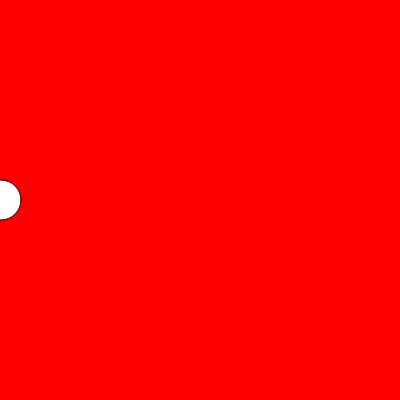
Frame 1 (no input)
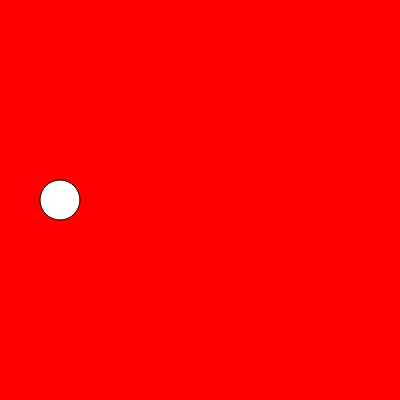
Frame 60 (no input)
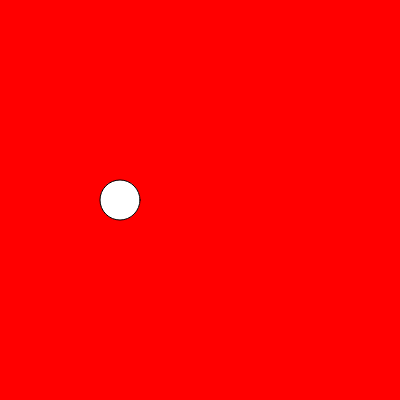
Frame 120 (the mouse pressed at the canvas centre since frame 60)

The p5.js sketch that drew these frames (run headless with seeded random() and noise() and a simulated clock; from frame 60 on, the mouse is pressed at the canvas centre):

// p5.js sketch
// ── sketch.js
/* This is a starter template for a p5.js sketch. If you don't want to bother with creating a new one every time use this instead. 

Always make a copy of the entire project folder before starting.*/

//Your Name(s)
//Project Name
//Date

/* A brief description of what the program is */


function setup() {
    createCanvas(400, 400);
}

function draw() {
    background(255,0,0);
    fill(255);
    ellipse(frameCount % width, height/2, 40, 40);
    
}
